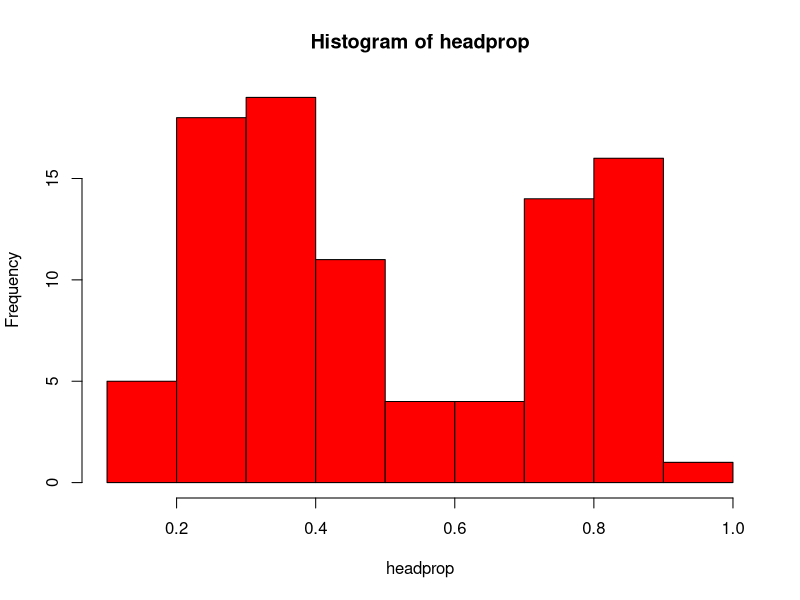

Write the R code that produced this figure.
## ---- chunk 1
data = read.table("data.txt", header = F, strin = F)
names(data) = "Tosses"
## ---- chunk 2
lapply(data,nchar)
## ---- chunk 3
heads = sapply(data,function(x) gsub("T","",x))
heads[1:5]
## ---- chunk 4
nheads = apply(heads,2,nchar)
nheads[1:5]
## ---- chunk 5
headprop = nheads/50
headprop[1:5]
## ---- chunk 6
headprop = sort(headprop)
## ---- chunk 7
hist(headprop,col="red")
## ---- chunk 8
k=kmeans(headprop,c(0.23,0.35,0.48,0.8),iter.max=10)
k
